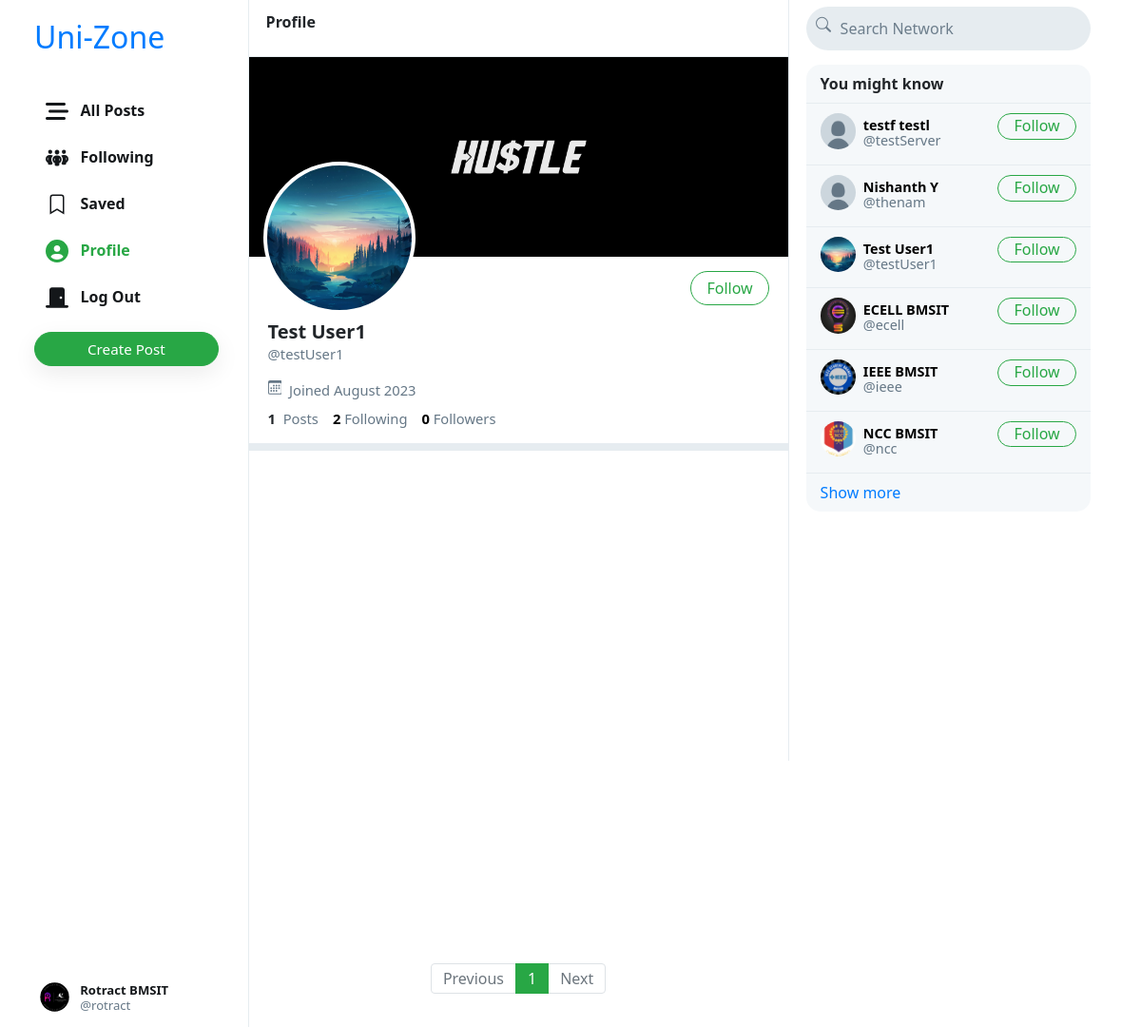
/testUser1 (signed in), run on the app's committed database.
### MainApp/models.py (models this page shows, shortened)
class Club(AbstractUser):
    profile_pic = models.ImageField(upload_to='profile_pic/')
    bio = models.TextField(max_length=160, blank=True, null=True)
    cover = models.ImageField(upload_to='covers/', blank=True)

### MainApp/views.py (the view)
# urls.py: path("<str:username>", views.profile, name='profile'),
def profile(request, username):
    user = Club.objects.get(username=username)
    all_posts = Post.objects.filter(creater=user).order_by('-date_created')
    paginator = Paginator(all_posts, 10)
    page_number = request.GET.get('page')
    if page_number == None:
        page_number = 1
    posts = paginator.get_page(page_number)
    followings = []
    suggestions = []
    follower = False
    if request.user.is_authenticated:
        followings = Follower.objects.filter(followers=request.user).values_list('user', flat=True)
        suggestions = Club.objects.exclude(pk__in=followings).exclude(username=request.user.username).order_by("?")[:6]
        if request.user in Follower.objects.get(user=user).followers.all():
            follower = True
    follower_count = Follower.objects.get(user=user).followers.all().count()
    following_count = Follower.objects.filter(followers=user).count()
    return render(request, 'uni-zone/profile.html', {
        "username": user,
        "posts": posts,
        "posts_count": all_posts.count(),
        "suggestions": suggestions,
        "page": "profile",
        "is_follower": follower,
        "follower_count": follower_count,
        "following_count": following_count
    })

### MainApp/templates/uni-zone/profile.html (shortened to what this page needs)
{% extends 'uni-zone/index.html' %}
{% load static %}
{% block profile %}
    <div class="profile-view" data-user="{{username.username}}">
        <div class="cover-image" style="background-image: url(/media/{{username.cover}})"></div>
        <div class="profile-image" style="background-image: url(/media/{{username.profile_pic}})"></div>
        <div class="profile-details">
            <div>
                {% if user.username == username.username %}
                    <button class="btn btn-outline-success float-right" id="edit-profile-btn">Edit Profile</button>
                {% elif is_follower %}
                    <button class="btn btn-success float-right" onclick="unfollow_user(this,'{{username.username}}','edit_page')" id="following-btn">Following</button>
                {% else %}
                    <button class="btn btn-outline-success float-right" onclick="follow_user(this,'{{username.username}}','edit_page')" id="follow-btn">Follow</button>
                {% endif %}
            </div>
            <div class="details-data">
                <h5>{{username.first_name}} {{username.last_name}}</h5>
                <div class="grey">@{{username.username}}</div>
                <div class="grey" style="padding: 8px 0px;">
                    &nbsp;Joined {{username.date_joined | date:"F Y"}}
                </div>
                <div>
                    <strong>
                        {{posts_count}}
                    </strong>
                    &nbsp;<span class="grey">Posts</span>
                    <a href="#">
                        <strong id="following__count">{{following_count | default:0}}</strong>&nbsp;<span class="grey">Following</span>
                    </a>
                    <a href="#">
                        <strong id="follower__count">{{follower_count | default:0}}</strong>&nbsp;<span class="grey">Followers</span>
                    </a>
                </div>
            </div>
        </div>
    </div>
    <div class="space"></div>
{% endblock %}

### MainApp/templates/uni-zone/layout.html (shortened to what this page needs)
{% load static %}
<!DOCTYPE html>
<html lang="en">
    <head>
        <link rel="stylesheet" href="https://stackpath.bootstrapcdn.com/bootstrap/4.4.1/css/bootstrap.min.css">
        <link href="{% static 'uni-zone/styles.css' %}" rel="stylesheet">
    </head>
    <body>
        <div class="body" data-page="{{page}}">
            <div class="sidenav">
                <a href="{% url 'index' %}" class="navbar-brand">
                    <h2>Uni-Zone</h2>
                </a>
                <div style="height: 100%;">
                    <div>
                        <div>
                            <ul>
                                <li class="nav-item" id="all_posts">
                                <a href="{% url 'index' %}" class="nav-link">
                                    <div>
                                        &nbsp;&nbsp;All Posts
                                    </div>
                                </a>
                                </li>
                                {% if user.is_authenticated %}
                                    <li class="nav-item" id="following">
                                        <a href="{% url 'following' %}" class="nav-link">
                                            <div>
                                                &nbsp;&nbsp;Following
                                            </div>
                                        </a>
                                    </li>
                                    <li class="nav-item" id="saved">
                                        <a href="{% url 'saved' %}" class="nav-link">
                                            <div>
                                                <svg width="1.5em" height="1.5em" viewBox="0 0 16 16" class="bi bi-bookmark" fill="currentColor" xmlns="http://www.w3.org/2000/svg">
                                                    <path fill-rule="evenodd" d="M8 12l5 3V3a2 2 0 0 0-2-2H5a2 2 0 0 0-2 2v12l5-3zm-4 1.234l4-2.4 4 2.4V3a1 1 0 0 0-1-1H5a1 1 0 0 0-1 1v10.234z"/>
                                                  </svg>
                                                &nbsp;&nbsp;Saved
                                            </div>
                                        </a>
                                    </li>
                                    <li class="nav-item" id="profile">
                                        <a href="{% url 'profile' user.username %}" class="nav-link">
                                            <div>
                                                &nbsp;&nbsp;Profile
                                            </div>
                                        </a>
                                    </li>
                                    <li class="nav-item" id="logout">
                                        <a href="{% url 'logout' %}" class="nav-link">
                                            <div>
                                                &nbsp;&nbsp;Log Out
                                            </div>
                                        </a>
                                    </li>
                                {% endif %}
                            </ul>
                        </div>
                        {% if user.is_authenticated %}
                            <button id="popup-btn" class="btn btn-success new-post-btn" onclick="createpost()">Create Post</button>
                        {% endif %}
                    </div>
                    <div style="position: absolute; bottom: 10px;">
                        {% if user.is_authenticated %}
                            <li class="nav-item sidenav-user">
                                <a href="{% url 'profile' user.username %}" class="nav-link">
                                    <div class="user_account">
                                        <div class="small-profilepic" style="float: left; background-image: url(/media/{{user.profile_pic}})"></div>
                                        <div style="height: 2.7vw; margin: auto;">
                                            <div style="margin-top: 4px;"><strong>{{user.first_name}} {{user.last_name}}</strong></div>
                                            <div class="grey" style="margin-top: 4px;">@{{ user.username }}</div>
                                        </div>
                                    </div>
                                </a>
                            </li>
                        {% endif %}
                    </div>
                </div>
            </div>
            {% block body %}
            {% endblock %}
            <div class="right-div">
                <nav class="head">
                    <form action="#">
                        <div class="search-div">
                            <div>
                            </div>
                            <input type="text" name="query" id="search-box" placeholder="Search Network">
                        </div>
                    </form>
                </nav>
                <div class='right-div-content'>
                    <div class="space" style="background-color: white;"></div>
                    {% if user.is_authenticated %}
                        <div class="suggestion-box">
                            <div class="suggestion-header">
                                You might know
                            </div>
                            {% for suggestion in suggestions %}
                                <div class="suggestion-user">
                                    <div>
                                        <a href="{% url 'profile' suggestion.username %}">
                                            <div class="small-profilepic" style="background-image: url(/media/{{suggestion.profile_pic}})"></div>
                                        </a>
                                    </div>
                                    <div class="user-details">
                                        <a href="{% url 'profile' suggestion.username %}">
                                            <div id="user-name">
                                                <strong>
                                                    {{suggestion.first_name}} {{suggestion.last_name}}
                                                </strong>
                                            </div>
                                            <div class="grey">@{{suggestion.username}}</div>
                                        </a>
                                    </div>
                                    <div>
                                        <button class="btn btn-outline-success" type="button" onclick="follow_user(this,'{{suggestion.username}}','suggestion')">Follow</button>
                                    </div>
                                </div>
                            {% empty %}
                                    <div style="text-align: center; border-bottom: .5px solid #e6ecf0; padding: 10px 15px;">
                                        <span class="grey" style="font-size: .9em;">No suggestions available.</span>
                                    </div>
                            {% endfor %}
                            <div class="suggestion-footer">
                                <a href="#">Show more</a>
                            </div>
                        </div>
                    {% endif %}
                </div>
            </div>
        </div>
    </body>
</html>

### MainApp/static/uni-zone/styles.css (style rules this page uses)
.body { display: flex; min-height: 100%; font-family: system-ui, sans-serif; }
.btn { border-radius: 20px; padding: 0.32rem 1rem 0.375rem 1rem; }
.btn, .btn:focus, .btn:active { box-shadow: none !important; -webkit-box-shadow: none !important; }
.grey { color: #657786; }
svg { vertical-align: text-top; }
.sidenav { height: 100%; width: 21.8%; position: fixed; top: 0; left: 0; padding: 15px; list-style: none; border-right: .5px solid #e6ecf0; z-index: 100; padding-left: 3%; background-color: white; }
.sidenav ul { list-style: none; padding-left: 0px; margin-top: 3vh; }
.sidenav li { margin-top: 7px; }
.sidenav .nav-link { color: #14171a; line-height: .7em; font-weight: 700; padding: 0px; }
.sidenav .nav-link > div { padding: 10px 20px 8px 12px; border-radius: 25px; line-height: 0.9em; width: max-content; }
.new-post-btn { padding-left: 55px !important; padding-right: 55px !important; font-size: .95em; font-weight: 530; box-shadow: rgba(0, 0, 0, 0.08) 0px 8px 24px !important; }
.user_account { display: flex; font-size: .82rem; font-weight: normal; padding-top: 3px !important; padding-bottom: 3px !important; padding-left: 3px !important; }
.user_account .small-profilepic { transform: scale(.82); margin-left: auto; margin-top: auto; }
.active a { color: #28a745 !important; }
.head { height: 7.5vh; }
.small-profilepic { width: 3.1vw; height: 3.1vw; border-radius: 9999px; overflow: hidden; margin-right: 8px; background-size: cover; background-repeat: no-repeat; background-position: center; box-sizing: content-box; }
.space { height: 8px; background-color: #e6ecf0; }
.cover-image { height: 210px; background-size: cover; background-position: center; background-repeat: no-repeat; background-color: #ccd6dd; }
.profile-image { width: 160px; height: 160px; position: absolute; left: 15px; top: 110px; border-radius: 99999px; border: 4px solid white; background-size: cover; background-repeat: no-repeat; background-position: center; background-color: white; }
.profile-details { padding: 15px 20px; }
.profile-details button { padding-bottom: 0.3rem; }
.profile-details > .details-data { margin-top: 52px; font-size: .92em; }
.profile-details h5 { font-weight: 800; margin-bottom: 0px; }
.profile-details a { color: black; text-decoration: none; }
.right-div { width: 28%; height: 100vh; position: fixed; right: 2.95%; border-left: .5px solid #e6ecf0; background-color: white; }
.right-div .head { padding: .9vh 1.5vw; }
.right-div .search-div { margin-left: auto; margin-right: auto; display: flex; border-radius: 25px; background-color: #e6ecf0; padding-left: 10px; padding-right: 10px; vertical-align: middle; }
#search-box { height: 5.7vh; border: none; background: none; outline: none; width: 100%; margin-left: 8px; }
#search-box::placeholder { color: #6d7e8c; }
.right-div-content { height: 92.5vh; overflow: auto; padding-left: 1.5vw; padding-right: 1.5vw; }
.suggestion-box, .guest-box { border-radius: 15px; overflow: hidden; background-color: #f5f8fa; }
.suggestion-header { padding: 13px 15px; line-height: .9em; font-weight: 800; border-bottom: .5px solid #e6ecf0; }
.suggestion-user { display: flex; padding: 10px 15px; font-size: .9em; border-bottom: .5px solid #e6ecf0; }
.suggestion-user a { color: black; text-decoration: none; }
.user-details { flex: 1; line-height: 1.1em; padding: 5px 0px 7px 0px; }
.suggestion-user .btn { padding: 0em 1em .09em 1em; }
.suggestion-footer { padding: 13px 15px; line-height: .9em; }
.suggestion-footer a { text-decoration: none; }

### data on the page
Club: profile_pic (picture), first_name "Rotract", last_name "BMSIT", username "rotract"
Club: cover (picture), profile_pic (picture), first_name "Test", last_name "User1", username "testUser1", date_joined "August 2023"
Club: profile_pic (placeholder picture), first_name "testf", last_name "testl", username "testServer"
Club: profile_pic (placeholder picture), first_name "Nishanth", last_name "Y", username "thenam"
Club: profile_pic (picture), first_name "ECELL", last_name "BMSIT", username "ecell"
Club: profile_pic (picture), first_name "IEEE", last_name "BMSIT", username "ieee"
Club: profile_pic (picture), first_name "NCC", last_name "BMSIT", username "ncc"

### other printed values
{{ posts_count }} "1"
{{ following_count | default:0 }} "2"
{{ follower_count | default:0 }} "0"
{{ each }} "1"
